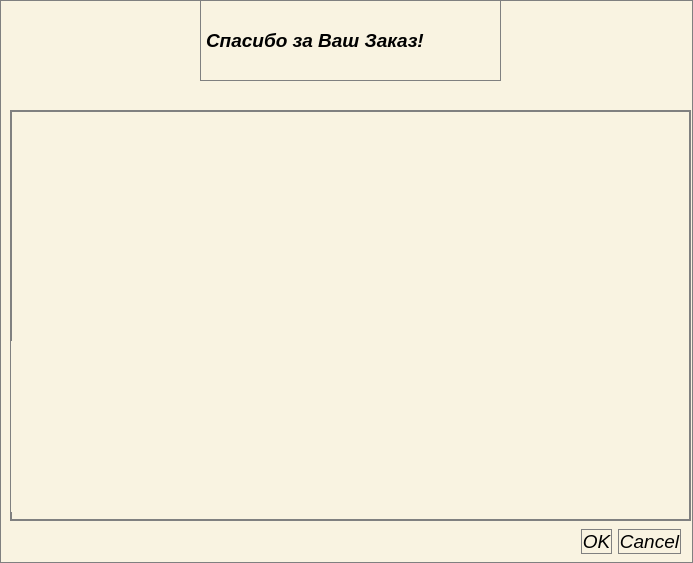
<?xml version="1.0" encoding="UTF-8"?>
<ui version="4.0">
 <class>Result_order</class>
 <widget class="QDialog" name="Result_order">
  <property name="geometry">
   <rect>
    <x>0</x>
    <y>0</y>
    <width>693</width>
    <height>563</height>
   </rect>
  </property>
  <property name="windowTitle">
   <string>Dialog</string>
  </property>
  <property name="styleSheet">
   <string notr="true">background-color:#f9f3e1;
border: 1px solid gray;
font: 75 italic 14pt;</string>
  </property>
  <widget class="QDialogButtonBox" name="buttonBox">
   <property name="geometry">
    <rect>
     <x>20</x>
     <y>521</y>
     <width>661</width>
     <height>41</height>
    </rect>
   </property>
   <property name="orientation">
    <enum>Qt::Horizontal</enum>
   </property>
   <property name="standardButtons">
    <set>QDialogButtonBox::Cancel|QDialogButtonBox::Ok</set>
   </property>
  </widget>
  <widget class="QLabel" name="label">
   <property name="geometry">
    <rect>
     <x>200</x>
     <y>0</y>
     <width>301</width>
     <height>81</height>
    </rect>
   </property>
   <property name="styleSheet">
    <string notr="true">qproperty-alignment:'AlignVCenter | AlignCenter';
font-weight: bold;
</string>
   </property>
   <property name="text">
    <string>Спасибо за Ваш Заказ! </string>
   </property>
  </widget>
  <widget class="QScrollArea" name="scrollArea">
   <property name="geometry">
    <rect>
     <x>10</x>
     <y>110</y>
     <width>681</width>
     <height>411</height>
    </rect>
   </property>
   <property name="widgetResizable">
    <bool>true</bool>
   </property>
   <widget class="QWidget" name="scrollAreaWidgetContents">
    <property name="geometry">
     <rect>
      <x>0</x>
      <y>0</y>
      <width>679</width>
      <height>409</height>
     </rect>
    </property>
    <widget class="QTextBrowser" name="textBrowser">
     <property name="geometry">
      <rect>
       <x>0</x>
       <y>230</y>
       <width>671</width>
       <height>171</height>
      </rect>
     </property>
     <property name="styleSheet">
      <string notr="true">border: 1px;</string>
     </property>
     <property name="html">
      <string>&lt;!DOCTYPE HTML PUBLIC &quot;-//W3C//DTD HTML 4.0//EN&quot; &quot;http://www.w3.org/TR/REC-html40/strict.dtd&quot;&gt;
&lt;html&gt;&lt;head&gt;&lt;meta name=&quot;qrichtext&quot; content=&quot;1&quot; /&gt;&lt;style type=&quot;text/css&quot;&gt;
p, li { white-space: pre-wrap; }
&lt;/style&gt;&lt;/head&gt;&lt;body style=&quot; font-family:'Ubuntu'; font-size:14pt; font-weight:72; font-style:italic;&quot;&gt;
&lt;p align=&quot;justify&quot; style=&quot;-qt-paragraph-type:empty; margin-top:0px; margin-bottom:0px; margin-left:0px; margin-right:0px; -qt-block-indent:0; text-indent:0px;&quot;&gt;&lt;br /&gt;&lt;/p&gt;&lt;/body&gt;&lt;/html&gt;</string>
     </property>
    </widget>
    <widget class="QTableWidget" name="tableWidget">
     <property name="geometry">
      <rect>
       <x>10</x>
       <y>10</y>
       <width>661</width>
       <height>211</height>
      </rect>
     </property>
     <property name="styleSheet">
      <string notr="true">border: 0px;</string>
     </property>
    </widget>
   </widget>
  </widget>
 </widget>
 <resources/>
 <connections>
  <connection>
   <sender>buttonBox</sender>
   <signal>accepted()</signal>
   <receiver>Result_order</receiver>
   <slot>accept()</slot>
   <hints>
    <hint type="sourcelabel">
     <x>248</x>
     <y>254</y>
    </hint>
    <hint type="destinationlabel">
     <x>157</x>
     <y>274</y>
    </hint>
   </hints>
  </connection>
  <connection>
   <sender>buttonBox</sender>
   <signal>rejected()</signal>
   <receiver>Result_order</receiver>
   <slot>reject()</slot>
   <hints>
    <hint type="sourcelabel">
     <x>316</x>
     <y>260</y>
    </hint>
    <hint type="destinationlabel">
     <x>286</x>
     <y>274</y>
    </hint>
   </hints>
  </connection>
 </connections>
</ui>
